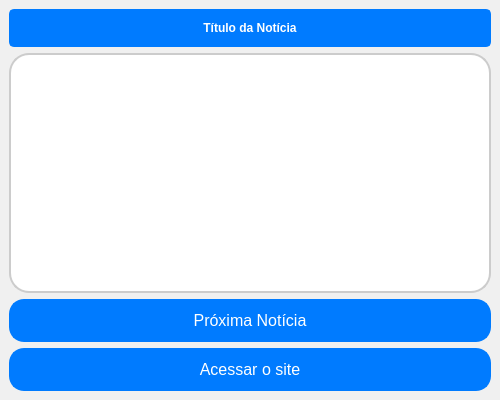
<?xml version="1.0" encoding="UTF-8"?>
<ui version="4.0">
 <class>MainWindow</class>
 <widget class="QMainWindow" name="MainWindow">
  <property name="geometry">
   <rect>
    <x>0</x>
    <y>0</y>
    <width>500</width>
    <height>400</height>
   </rect>
  </property>
  <property name="styleSheet">
   <string notr="true">background-color: #f0f0f0;</string>
  </property>
  <widget class="QWidget" name="centralwidget">
   <layout class="QVBoxLayout" name="verticalLayout">
    <item>
     <widget class="QLabel" name="btnTitulo">
      <property name="font">
       <font>
        <pointsize>12</pointsize>
        <weight>75</weight>
        <bold>true</bold>
       </font>
      </property>
      <property name="styleSheet">
       <string notr="true">color: white;
    font-weight: bold;
    font-size: 12px;
    background-color: #007bff;
    border-radius: 5px;
    padding: 10px 20px;
    border: 2px solid #007bff;</string>
      </property>
      <property name="text">
       <string>Título da Notícia</string>
      </property>
      <property name="alignment">
       <set>Qt::AlignCenter</set>
      </property>
     </widget>
    </item>
    <item>
     <widget class="QTextEdit" name="btnResumo">
      <property name="styleSheet">
       <string notr="true">
       
QTextEdit {
    background-color: white;
    color: black;
    border: 2px solid #ccc;
    border-radius: 20px;
    padding: 10px;
    font-size: 14px;
}

QTextEdit:focus {
    border: 2px solid #007bff;
}
</string>
      </property>
      <property name="readOnly">
       <bool>true</bool>
      </property>
     </widget>
    </item>
    <item>
     <widget class="QPushButton" name="btnDescer">
      <property name="styleSheet">
       <string notr="true">
QPushButton {
    background-color: #007bff;
    color: white;
    border: 2px solid #007bff;
    border-radius: 15px;
    padding: 10px 20px;
    font-size: 16px;
}

QPushButton:hover {
    background-color: #0056b3;
}

QPushButton:pressed {
    background-color: #004080;
}
</string>
      </property>
      <property name="text">
       <string>Próxima Notícia</string>
      </property>
     </widget>
    </item>
    <item>
     <widget class="QPushButton" name="btnLink">
      <property name="styleSheet">
       <string notr="true">
QPushButton {
    background-color: #007bff;
    color: white;
    border: 2px solid #007bff;
    border-radius: 15px;
    padding: 10px 20px;
    font-size: 16px;
}

QPushButton:hover {
    background-color: #0056b3;
}

QPushButton:pressed {
    background-color: #004080;
}
</string>
      </property>
      <property name="text">
       <string>Acessar o site</string>
      </property>
     </widget>
    </item>
   </layout>
  </widget>
 </widget>
 <resources/>
 <connections/>
</ui>
